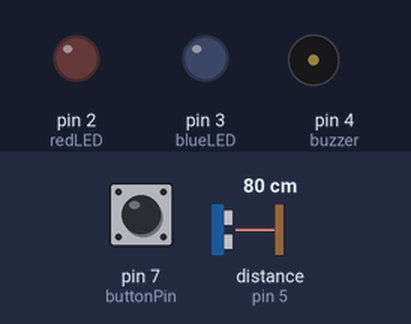
This sketch was run on a simulated Arduino Uno, built with avr-gcc and run on an emulated ATmega328P. Shown: output pins drawn as LEDs (lit = HIGH), buzzer (waves = sounding, pin HIGH). Wiring (inferred from the names in the program): ultrasonic range finder: trigger pin 6; echo pin 5. Dashed ring = blinking. Inputs (shaded band) come from the test bench; at power-on: distance to the obstacle (sensor on pin 5) 80 cm, pin 7 (buttonPin) HIGH. The echo pulse lasts 58.3 µs per cm; pins used as bus, display or sensor lines are not drawn.

Above: at 1.2 s.
1.3 s: distance to the obstacle (sensor on pin 5) set to 13 cm
2.8 s: distance to the obstacle (sensor on pin 5) set to 10 cm
At 3.01 s:
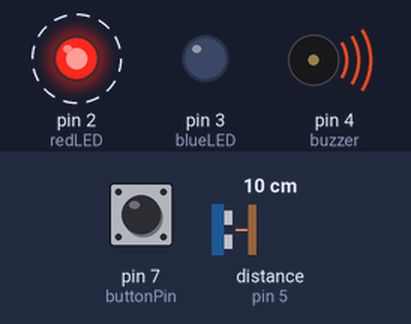
At 3.86 s:
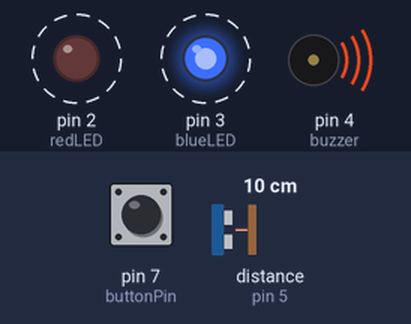
5.8 s: distance to the obstacle (sensor on pin 5) set to 18 cm
At 5.8 s:
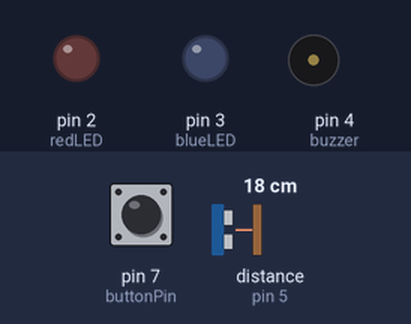
Timing chart, 0 to 8.8 s (numbered marks = the images above; inputs shaded):
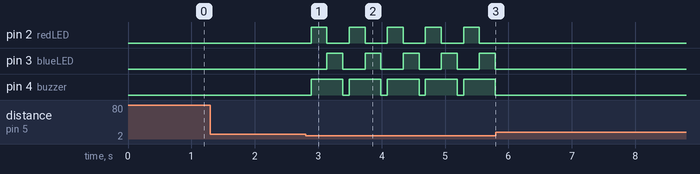

The sketch:

alarm-system-lesson-7.ino
```cpp
// Lesson 7 - Learn Arduino coding (Arduino for Beginners)
// A simple alarm system using an ultrasonic sensor, LEDs, and a digital buzzer.
// Press the push button to reset the system or wait for 30 seconds

// Pin definitions
const int redLED = 2;
const int blueLED = 3;
const int buzzer = 4;
const int echoPin = 5;
const int trigPin = 6;
const int buttonPin = 7;
const int timeWorking = 30000;

// Variables
long duration;
int distance;

void setup() {
  pinMode(redLED, OUTPUT);
  pinMode(blueLED, OUTPUT);
  pinMode(buzzer, OUTPUT);
  pinMode(trigPin, OUTPUT);
  pinMode(echoPin, INPUT);
  pinMode(buttonPin, INPUT_PULLUP);
}

void loop() {
  // Send ultrasonic pulse
  digitalWrite(trigPin, LOW);
  delayMicroseconds(2);
  digitalWrite(trigPin, HIGH);
  delayMicroseconds(10);
  digitalWrite(trigPin, LOW);
  // Read the echo response
  duration = pulseIn(echoPin, HIGH);
  distance = duration * 0.034 / 2;
  // Check if object is closer than 10 cm
  if (distance <= 10 && distance > 0) {
    triggerAlarm();
  }
  delay(100); // Wait before next check
}

void triggerAlarm() {
  unsigned long startTime = millis();
  while (millis() - startTime < timeWorking) { // Alarm for 30 seconds
    digitalWrite(redLED, HIGH);
    digitalWrite(blueLED, LOW);
    digitalWrite(buzzer, HIGH);
    delay(250);
    digitalWrite(redLED, LOW);
    digitalWrite(blueLED, HIGH);
    delay(250);

    if (digitalRead(buttonPin) == HIGH) {
      break;
    }
  }
  // Turn everything off after alarm
  digitalWrite(redLED, LOW);
  digitalWrite(blueLED, LOW);
  digitalWrite(buzzer, LOW);
}
```

Measured:
- the behaviour switches between 12 and 11 cm on distance to the obstacle (sensor on pin 5) (found by bisection; images 0 and 1)
- after the input at 1.3 s, every drawn part: stays the same
- after the input at 2.8 s, pin 2 (redLED): alternates HIGH for 0.25 s and LOW for 0.35 s, starting after 0.09 s; pin 3 (blueLED): alternates HIGH for 0.25 s and LOW for 0.35 s, starting after 0.34 s; pin 4 (buzzer): alternates HIGH for 0.50 s and LOW for 0.10 s, starting after 0.09 s
- after the input at 5.8 s, pin 2 (redLED), pin 3 (blueLED), pin 4 (buzzer): stops changing and stays LOW
